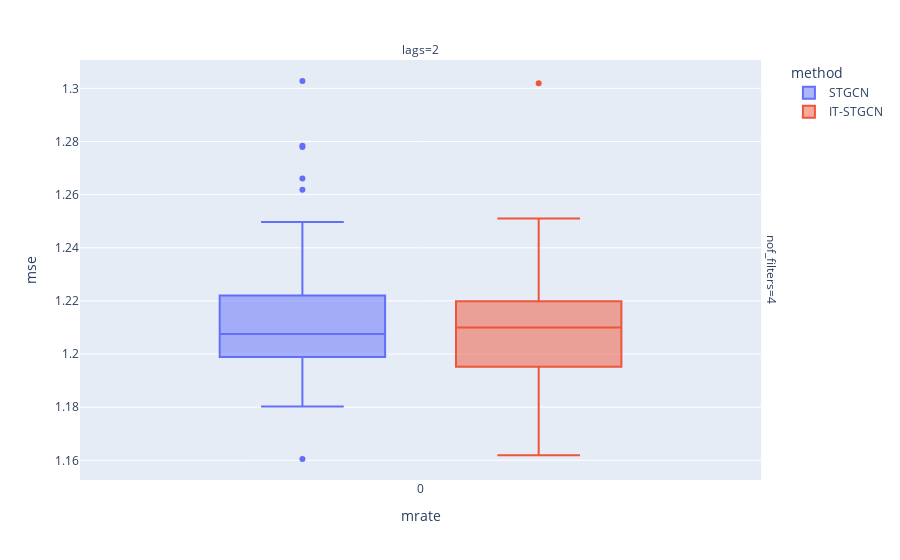

The code cell stored with this chart in its notebook:
### Markdown cell above
## Baseline

### Code cell
data.query("method!='GNAR' and mrate==0").plot.box(backend='plotly',x='mrate',color='method',y='mse',facet_col='lags',facet_row='nof_filters',height=600)

### Figure 1 — Plotly figure (JSON) as saved in the notebook; plotly's stock layout.template omitted (floating-point values rounded to 4 significant figures)
{"data": [{"alignmentgroup": "True", "hovertemplate": "method=STGCN<br>nof_filters=4<br>lags=2<br>mrate=%{x}<br>mse=%{y}<extra></extra>", "legendgroup": "STGCN", "marker": {"color": "#636efa"}, "name": "STGCN", "notched": false, "offsetgroup": "STGCN", "orientation": "v", "showlegend": true, "type": "box", "x": [0, 0, 0, 0, 0, 0, 0, 0, 0, 0, 0, 0, 0, 0, 0, 0, 0, 0, 0, 0, 0, 0, 0, 0, 0, 0, 0, 0, 0, 0, 0, 0, 0, 0, 0, 0, 0, 0, 0, 0, 0, 0, 0, 0, 0, 0, 0, 0, 0, 0, 0, 0, 0, 0, 0, 0, 0, 0, 0, 0], "x0": " ", "xaxis": "x", "y": [1.197, 1.234, 1.183, 1.237, 1.245, 1.216, 1.202, 1.207, 1.19, 1.207, 1.23, 1.206, 1.202, 1.182, 1.199, 1.209, 1.199, 1.199, 1.205, 1.204, 1.193, 1.199, 1.19, 1.208, 1.207, 1.223, 1.213, 1.18, 1.238, 1.278, 1.214, 1.189, 1.25, 1.184, 1.303, 1.266, 1.212, 1.226, 1.16, 1.236, 1.191, 1.201, 1.2, 1.188, 1.262, 1.213, 1.231, 1.22, 1.278, 1.211, 1.221, 1.204, 1.208, 1.18, 1.21, 1.209, 1.211, 1.205, 1.183, 1.209], "y0": " ", "yaxis": "y"}, {"alignmentgroup": "True", "hovertemplate": "method=IT-STGCN<br>nof_filters=4<br>lags=2<br>mrate=%{x}<br>mse=%{y}<extra></extra>", "legendgroup": "IT-STGCN", "marker": {"color": "#EF553B"}, "name": "IT-STGCN", "notched": false, "offsetgroup": "IT-STGCN", "orientation": "v", "showlegend": true, "type": "box", "x": [0, 0, 0, 0, 0, 0, 0, 0, 0, 0, 0, 0, 0, 0, 0, 0, 0, 0, 0, 0, 0, 0, 0, 0, 0, 0, 0, 0, 0, 0, 0, 0, 0, 0, 0, 0, 0, 0, 0, 0, 0, 0, 0, 0, 0, 0, 0, 0, 0, 0, 0, 0, 0, 0, 0, 0, 0, 0, 0, 0], "x0": " ", "xaxis": "x", "y": [1.203, 1.218, 1.207, 1.211, 1.204, 1.219, 1.251, 1.22, 1.195, 1.209, 1.221, 1.205, 1.212, 1.203, 1.18, 1.186, 1.193, 1.215, 1.237, 1.187, 1.221, 1.248, 1.201, 1.194, 1.211, 1.211, 1.194, 1.215, 1.203, 1.189, 1.194, 1.22, 1.233, 1.215, 1.194, 1.186, 1.232, 1.247, 1.234, 1.207, 1.222, 1.206, 1.197, 1.214, 1.208, 1.203, 1.302, 1.234, 1.216, 1.184, 1.195, 1.162, 1.21, 1.19, 1.22, 1.218, 1.212, 1.22, 1.193, 1.217], "y0": " ", "yaxis": "y"}], "layout": {"annotations": [{"font": {}, "showarrow": false, "text": "lags=2", "x": 0.49, "xanchor": "center", "xref": "paper", "y": 1, "yanchor": "bottom", "yref": "paper"}, {"font": {}, "showarrow": false, "text": "nof_filters=4", "textangle": 90, "x": 0.98, "xanchor": "left", "xref": "paper", "y": 0.5, "yanchor": "middle", "yref": "paper"}], "autosize": true, "boxmode": "group", "legend": {"title": {"text": "method"}, "tracegroupgap": 0}, "margin": {"t": 60}, "xaxis": {"anchor": "y", "autorange": true, "domain": [0, 0.98], "range": [-0.5046, 0.5046], "title": {"text": "mrate"}, "type": "linear"}, "yaxis": {"anchor": "x", "autorange": true, "domain": [0, 1], "range": [1.153, 1.311], "title": {"text": "mse"}, "type": "linear"}}}
